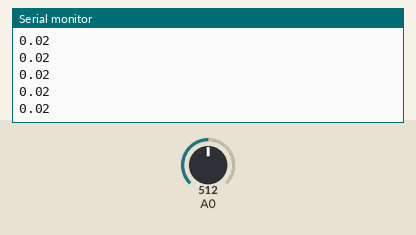
This sketch was run on a simulated Arduino Uno, built with avr-gcc and run on an emulated ATmega328P. On the bench: the last lines printed to the serial monitor. The test bench sets the inputs (shaded band); at power-on: A0 = 512.

Above: at 1.2 s.
1.3 s: A0 set to 0
At 2.0 s:
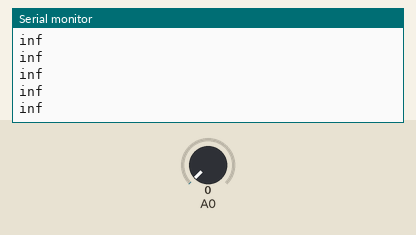
3.2 s: A0 set to 122
At 4.0 s:
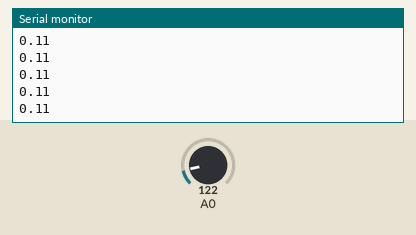
Timing chart, 0 to 6.2 s (numbered marks = the images above; inputs shaded):
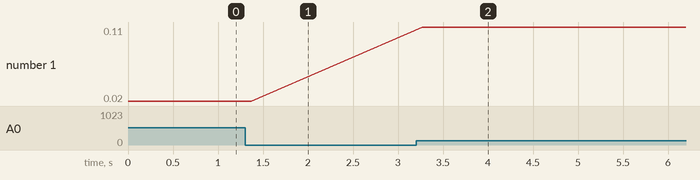

The sketch:

sharpIRCode.ino
```cpp
#include <math.h>

float r= 0, coeff = 29.988, power = -1.173;

void setup() {
  pinMode(A0, INPUT);
  Serial.begin(9600);
}

void loop() {
  float v = analogRead(A0);
  r = coeff*(pow(v, power));
  Serial.println(r);
}
```

Measured:
- after the input at 1.3 s, the serial monitor: prints a new line after 0.07 s (image 1)
- after the input at 3.2 s, the serial monitor: prints a new line after 0.07 s (image 2)
- plotted number 1: 0.02 → 0.1 after the input at 3.2 s
